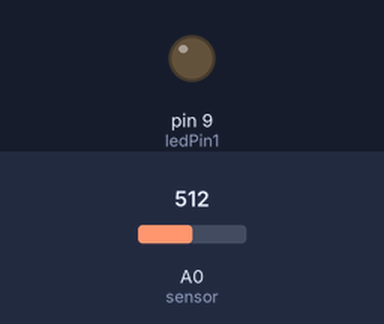
Bench run of a sketch on a simulated Arduino Uno, built with avr-gcc and run on an emulated ATmega328P. Shown: output pins drawn as LEDs (lit = HIGH). Inputs (shaded band) come from the test bench; at power-on: A0 (sensor) = 512. What the sketch prints to the serial monitor is not drawn.

Above: at 2.2 s.
2.3 s: A0 (sensor) set to 530
At 3.0 s:
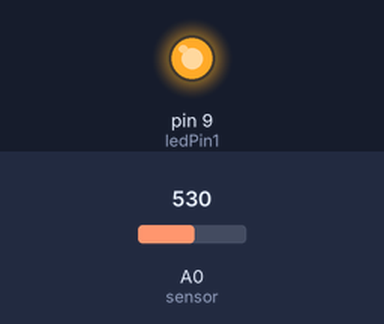
3.8 s: A0 (sensor) set to 511
At 4.2 s:
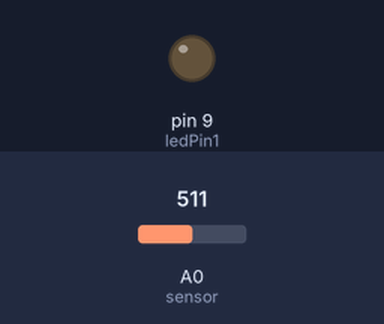
5.3 s: A0 (sensor) set to 716
At 6.5 s:
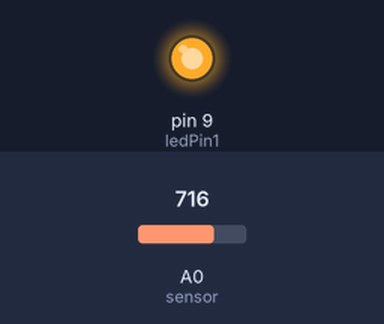
6.8 s: A0 (sensor) set to 306
At 7.6 s:
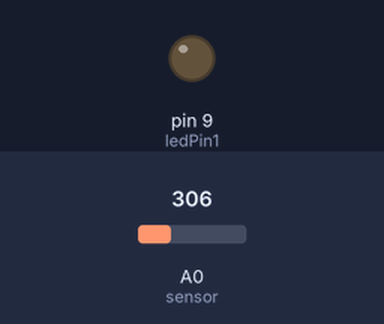
Timing chart, 0 to 9.3 s (numbered marks = the images above; inputs shaded):
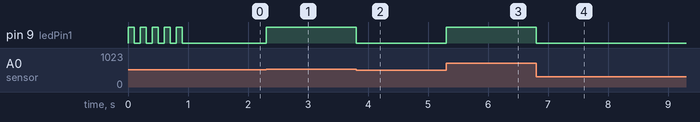

Measured:
- the behaviour switches between 512 and 513 on A0 (sensor) (found by bisection; images 0 and 1)
- after the input at 2.3 s, pin 9 (ledPin1): LOW → HIGH at once
- after the input at 3.8 s, pin 9 (ledPin1): HIGH → LOW at once
- after the input at 5.3 s, pin 9 (ledPin1): LOW → HIGH at once
- after the input at 6.8 s, pin 9 (ledPin1): HIGH → LOW at once

The sketch:

Blink.ino
```cpp
   boolean negative = false;

// HARDWARE SET UP
int sensor = A0;
int sensorSensitivity = 0;
int volumeThreshold;
int volumeDivider = 0;

int ledPin1 = 9; // select the pin for the LED
int ledStatus;
int lastLedStatus = 1;

///// Silence Average checker
const int volumeReadingsAmount = 30;     // How many readings to check for average
int volumeReadings[volumeReadingsAmount];      // Readings array for the analog input
int index = 0;                  // Index in the array
int volumeTotal = 0;                  // Total readings
int volumeAverage = 0;          // the average
float volume=0,volumeLast=0,volumeLastMin=1024;


//////////// MAIN SETUP

void setup() {
  Serial.begin(9600); // For debugging
  pinMode(ledPin1, OUTPUT);

 // Primary Silence Average check
  for (int x =0; x<volumeReadingsAmount; x++){
     volume = analogRead(A0); // Reads the value from the Analog PIN A0
  volumeTotal= volumeTotal - volumeReadings[index];         // subtract the last reading:
  volumeReadings[index] = analogRead(sensor);               // read from the sensor:
  volumeTotal= volumeTotal + volumeReadings[index];         // add the reading to the total:
  index = index + 1;                                        // advance to the next position in the array:

  if (index >= volumeReadingsAmount)  { index = 0;}  // if we're at the end of the array wrap around to the beginning:
  volumeAverage = volumeTotal / volumeReadingsAmount;           // calculate the average:
  }

  volumeThreshold = volumeAverage+volumeDivider; // set volume threshold

  for (int x=0; x<5; x++)
  {
    LedsOn();
    delay(100);
    LedsOff();
    delay(100);
  }
}


//////////// MAIN LOOP


void loop() {

  while(Serial.available() > 2)
  {
   volumeDivider = Serial.read();    //  Put the serial input into the message
  }
//  if (volumeDivider > 3) { volumeDivider = -volumeDivider;}
    //   Serial.write(volumeDivider);
    volumeThreshold = volumeAverage+volumeDivider;

  volume = analogRead(A0); // Reads the value from the Analog PIN A0
  // Get MAX
  if (volume > volumeLast){  volumeLast=volume;}
  // Get MIN
  if( volume < volumeLast){  volumeLastMin=volume;}

/* DEBUG MODE
Serial.print("average: ");
Serial.print(volumeAverage);
Serial.print("  ");
Serial.print("MAX: ");
Serial.print(volumeLast);
Serial.print("  ");
Serial.print("LAST: ");
Serial.print(volume);
Serial.print("  ");
Serial.print("MIN: ");
Serial.print("  ");
Serial.print(volumeLastMin);
Serial.println("  ");
Serial.print("Sensibility: ");
Serial.println(volumeThreshold);
*/


//delay(1);
  if (volume>volumeThreshold) {
  LedsOn();

  }
  else {
  LedsOff();

  }

  if (ledStatus != lastLedStatus) {Serial.write(ledStatus);
}
   else if (ledStatus == 1){Serial.write(ledStatus);}
  lastLedStatus = ledStatus;
 }


 void LedsOn(){
   digitalWrite(ledPin1, HIGH);
  ledStatus = 1;
 }

  void LedsOff(){
   digitalWrite(ledPin1, LOW);
  ledStatus = 0;
 }
```
